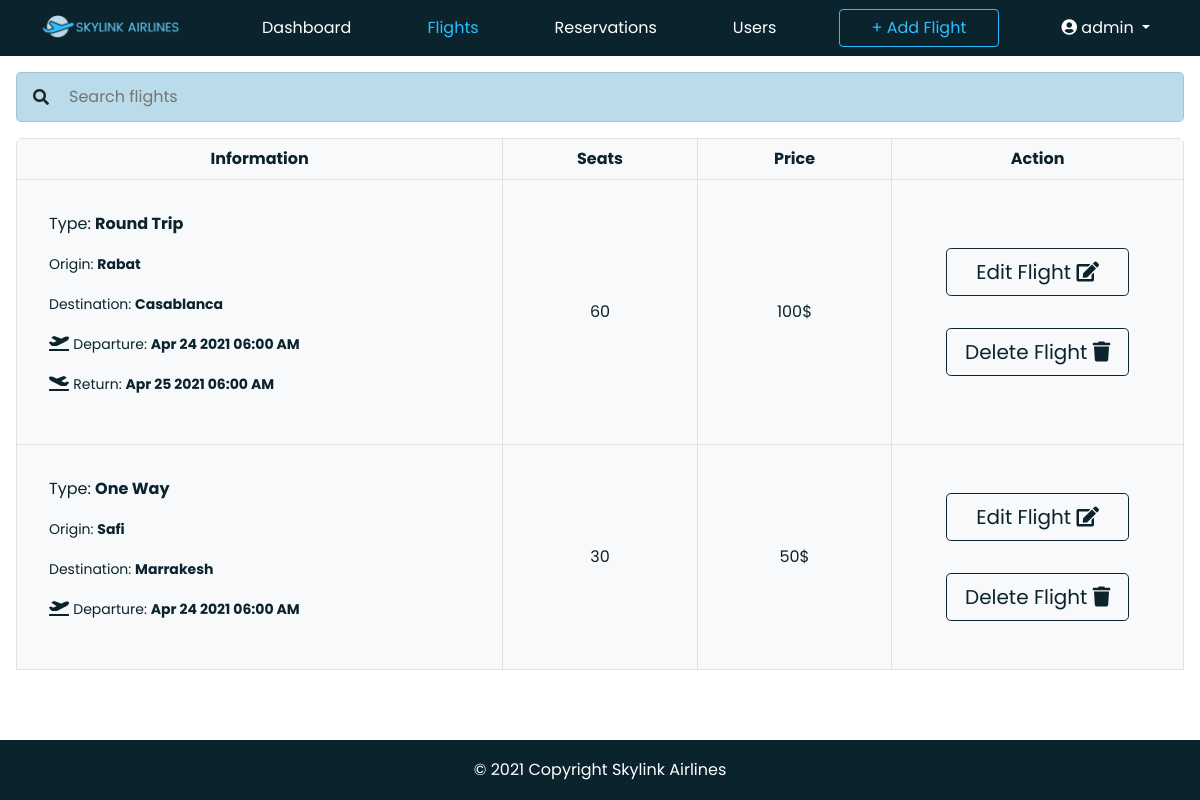
Before: /admin/flights (signed in) with the older database file.
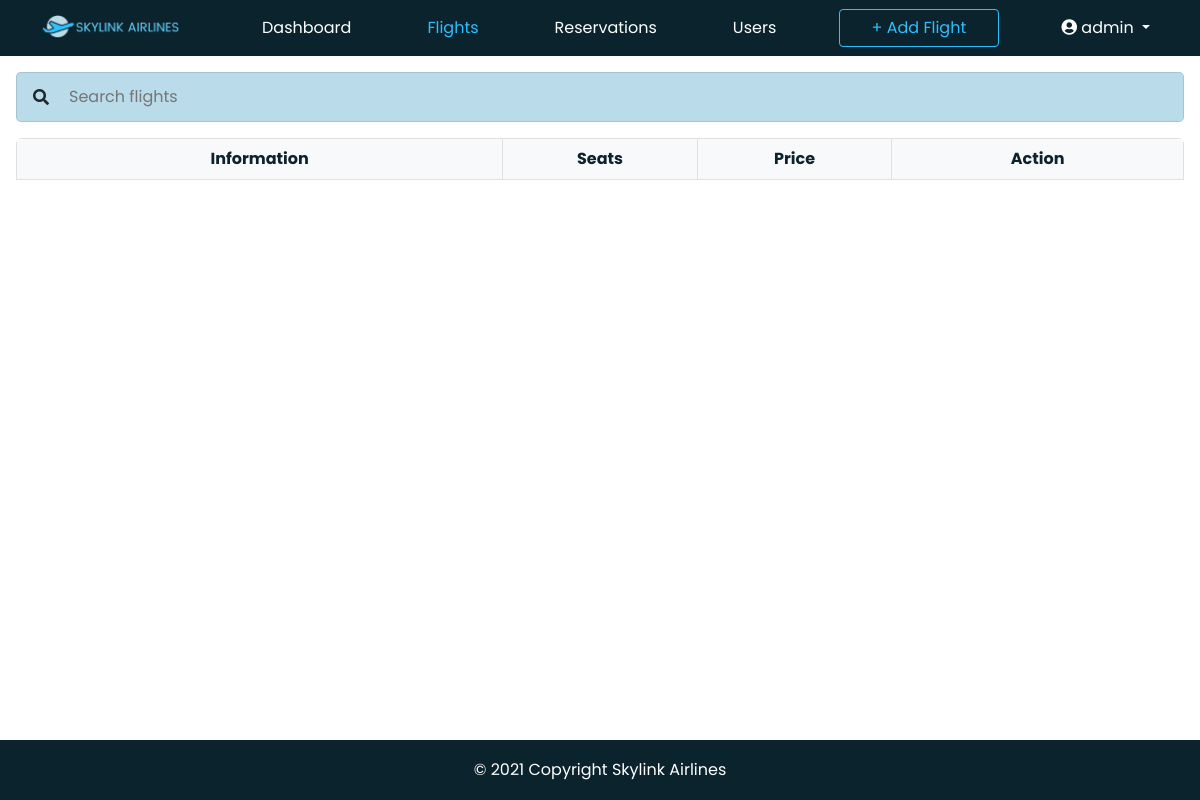
After: the same page with the newer database file.
### tables this page shows
CREATE TABLE flights (
    flight_id INT PRIMARY KEY AUTO_INCREMENT NOT NULL,
    flight_type VARCHAR(128) NOT NULL,
    flight_origin VARCHAR(128) NOT NULL,
    flight_destination VARCHAR(128) NOT NULL,
    flight_departure_time DATETIME NOT NULL,
    flight_return_time DATETIME,
    flight_price INT NOT NULL,
    flight_seats INT NOT NULL,
    flight_created_at TIMESTAMP NOT NULL DEFAULT CURRENT_TIMESTAMP,
    flight_updated_at TIMESTAMP NOT NULL DEFAULT CURRENT_TIMESTAMP
);

### app/core/Dbh.php (called while the page is built)
<?php
class Dbh {
    private $host = "localhost";
    private $user = "root";
    private $pwd = "";
    private $db_name = "skylink_db";
    protected function connect() {
        $dsn = 'mysql:host=' . $this->host . ';dbname=' . $this->db_name;
        $conn = new PDO($dsn, $this->user, $this->pwd);
        $conn->setAttribute(PDO::ATTR_DEFAULT_FETCH_MODE, PDO::FETCH_ASSOC);
        return $conn;
    }
}

### app/models/FlightModel.php (called while the page is built, shortened)
<?php
class FlightModel extends Dbh {
    protected function getFlights() {
        $sql = "SELECT * FROM flights";
        $stmt = $this->connect()->query($sql);
        $results = $stmt->fetchAll();
        return $results;
    }
}

### app/views/FlightView.php (the view, shortened to what this page needs)
<?php
class FlightView extends FlightModel
{
    public function showFlights()
    {
        $results = $this->getFlights();
        echo "<div class='table-responsive m-3'>";
            echo "<table class='table table-bordered table-hover table-light table-striped align-middle' id='flight-list'>";
                echo "<thead>";
                    echo "<tr>";
                        echo "<th class='text-center col-md-5'>Information</th>";
                        echo "<th class='text-center col-md-2'>Seats</th>";
                        echo "<th class='text-center col-md-2'>Price</th>";
                        echo "<th class='text-center col-md-3'>Action</th>";
                    echo "</tr>";
                echo "</thead>";
                echo "<tbody>";
                foreach ($results as $result) {
                    if ($result['flight_type'] === 'Round Trip') {
                        echo "<tr>";
                            echo "<td>";
                                echo "<div class='row'>";
                                    echo "<div class='m-4'>";
                                        echo "<p>Type: <b>";
                                            echo $result['flight_type'];
                                        echo "</b></p>";
                                        echo "<p><small>Origin: <b>";
                                            echo $result['flight_origin'];
                                        echo "</small></b></p>";
                                        echo "<p><small>Destination: <b>";
                                            echo $result['flight_destination'];
                                        echo "</small></b></p>";
                                        echo "<p><i class='fas fa-plane-departure'></i> <small>Departure: <b>";
                                            echo date('M d Y h:i A', strtotime($result['flight_departure_time']));
                                        echo "</small></b></p>";
                                        echo "<p><i class='fas fa-plane-departure fa-flip-horizontal'></i> <small>Return: <b>";
                                            echo date('M d Y h:i A', strtotime($result['flight_return_time']));
                                        echo "</small></b></p>";
                                    echo "</div>";
                                echo "</div>";
                            echo "</td>";
                            echo "<td class='text-center'>";
                                echo $result['flight_seats'];
                            echo "</td>";
                            echo "<td class='text-center'>";
                            echo "<ul class='p-0 m-0 d-flex justify-content-center align-items-center'><li>";
                            echo $result['flight_price'];
                            echo "</li><li>$</li></ul>";
                            echo "</td>";
                            echo "<td class='text-center'>";
                                echo "<button class='btn btn-outline-dark btn-lg col-md-8 m-3 edit_flight' type='button' data-bs-toggle='modal' data-bs-target='#editModal'>Edit Flight <i class='fas fa-edit'></i></button>";
                                echo "<button class='btn btn-outline-danger btn-lg col-md-8 m-3 delete_flight' type='button' data-bs-toggle='modal' data-bs-target='#deleteModal'>Delete Flight <i class='fas fa-trash'></i></button>";
                            echo "</td>";
                        echo "</tr>";
                    } else {
                        echo "<tr>";
                            echo "<td>";
                                echo "<div class='row'>";
                                    echo "<div class='m-4'>";
                                        echo "<p>Type: <b>";
                                            echo $result['flight_type'];
                                        echo "</b></p>";
                                        echo "<p><small>Origin: <b>";
                                            echo $result['flight_origin'];
                                        echo "</small></b></p>";
                                        echo "<p><small>Destination: <b>";
                                            echo $result['flight_destination'];
                                        echo "</small></b></p>";
                                        echo "<p><i class='fas fa-plane-departure'></i> <small>Departure: <b>";
                                            echo date('M d Y h:i A', strtotime($result['flight_departure_time']));
                                        echo "</small></b></p>";
                                    echo "</div>";
                                echo "</div>";
                            echo "</td>";
                            echo "<td class='text-center'>";
                                echo $result['flight_seats'];
                            echo "</td>";
                            echo "<td class='text-center'>";
                            echo "<ul class='p-0 m-0 d-flex justify-content-center align-items-center'><li>";
                            echo $result['flight_price'];
                            echo "</li><li>$</li></ul>";
                            echo "</td>";
                            echo "<td class='text-center'>";
                                echo "<button class='btn btn-outline-primary btn-lg col-md-8 m-3 edit_flight' type='button' data-bs-toggle='modal' data-bs-target='#editModal'>Edit Flight <i class='fas fa-edit'></i></button>";
                                echo "<button class='btn btn-outline-danger btn-lg col-md-8 m-3 delete_flight' type='button' data-bs-toggle='modal' data-bs-target='#deleteModal'>Delete Flight <i class='fas fa-trash'></i></button>";
                            echo "</td>";
                        echo "</tr>";
                    }
                }
                echo " </tbody>";
            echo "</table>";
        echo "</div>";
    }
}
?>

### admin/flights.php (shortened to what this page needs)
<?php
if (isset($_SESSION['admin_id']) && isset($_SESSION['admin_name'])) {
?>
    <!DOCTYPE html>
    <html lang="en">
    <head>
        <?php
        include "admin_head.php";
        ?>
    </head>
    <body>
        <?php
        include "admin_navbar.php";
        ?>
        <?php
        include "admin_flights_searchbar.php";
        ?>
        <section>
            <?php
            include "add_flight_modal.php";
            ?>
            <?php
            $flights = new FlightView();
            $flights->showFlights();
            ?>
        </section>
        <?php
        include "admin_footer.php";
        ?>
    </body>
    </html>
<?php
} else {
    header("Location: index");
    exit();
}
?>

### admin/admin_head.php (shortened to what this page needs)
<link rel="stylesheet" href="../css/custom.css">
<link rel="stylesheet" href="https://cdnjs.cloudflare.com/ajax/libs/font-awesome/5.15.3/css/all.min.css">

### admin/admin_navbar.php (shortened to what this page needs)
<nav class="navbar navbar-expand-lg navbar-light bg-light">
    <div class="container-fluid d-flex justify-content-center text-center">
        <a class="navbar-brand col-md-2" href="dashboard">
            <img src="../icons/logo_horizontal.png" alt="Skylink Airlines Logo with text horizontally" width="75%" height="75%" class="d-inline-block align-text-top">
        </a>
        <div class="collapse navbar-collapse col-md-8" id="navbarSupportedContent">
            <ul class="navbar-nav me-auto mb-2 mb-lg-0">
                <li class="nav-item">
                    <a class="nav-link" href="dashboard">Dashboard</a>
                </li>
                <li class="nav-item">
                    <a class="nav-link" href="flights">Flights</a>
                </li>
                <li class="nav-item">
                    <a class="nav-link" href="reservations">Reservations</a>
                </li>
                <li class="nav-item">
                    <a class="nav-link" href="users">Users</a>
                </li>
            </ul>
            <button type="button" class="btn btn-outline-primary col-md-2" data-bs-toggle="modal" data-bs-target="#addModal">
                + Add Flight
            </button>
            <ul class="navbar-nav ms-auto mb-2 mb-lg-0">
                <li class="nav-item dropdown justify-content-end">
                    <a class="nav-link dropdown-toggle" href="#" id="navbarDropdown" role="button" data-bs-toggle="dropdown" aria-expanded="false">
                        <i class="fas fa-user-circle"></i>
                        <?php echo $_SESSION['admin_name']?>
                    </a>
                </li>
            </ul>
        </div>
    </div>
</nav>

### admin/admin_flights_searchbar.php (shortened to what this page needs)
<div class="search_container m-3">
    <i class="fas fa-search search_icon"></i>
    <input class="search" type="search" id="search" placeholder="Search flights" aria-label="Search" onkeyup="searchFunction()"">
</div>

### admin/add_flight_modal.php (shortened to what this page needs)
<head>
    <link rel="stylesheet" href="../css/airports.css">
</head>

### admin/admin_footer.php
<footer class="fixed-bottom">
    <p class="text-center">
        © 2021 Copyright Skylink Airlines
    </p>
</footer>

Changed rows visible on the page:
removed flights: flight_type "Round Trip", flight_origin "Rabat", flight_destination "Casablanca", flight_departure_time "Apr 24 2021 06:00 AM", flight_return_time "Apr 25 2021 06:00 AM", flight_seats "60", flight_price "100"
removed flights: flight_type "One Way", flight_origin "Safi", flight_destination "Marrakesh", flight_departure_time "Apr 24 2021 06:00 AM", flight_seats "30", flight_price "50"
